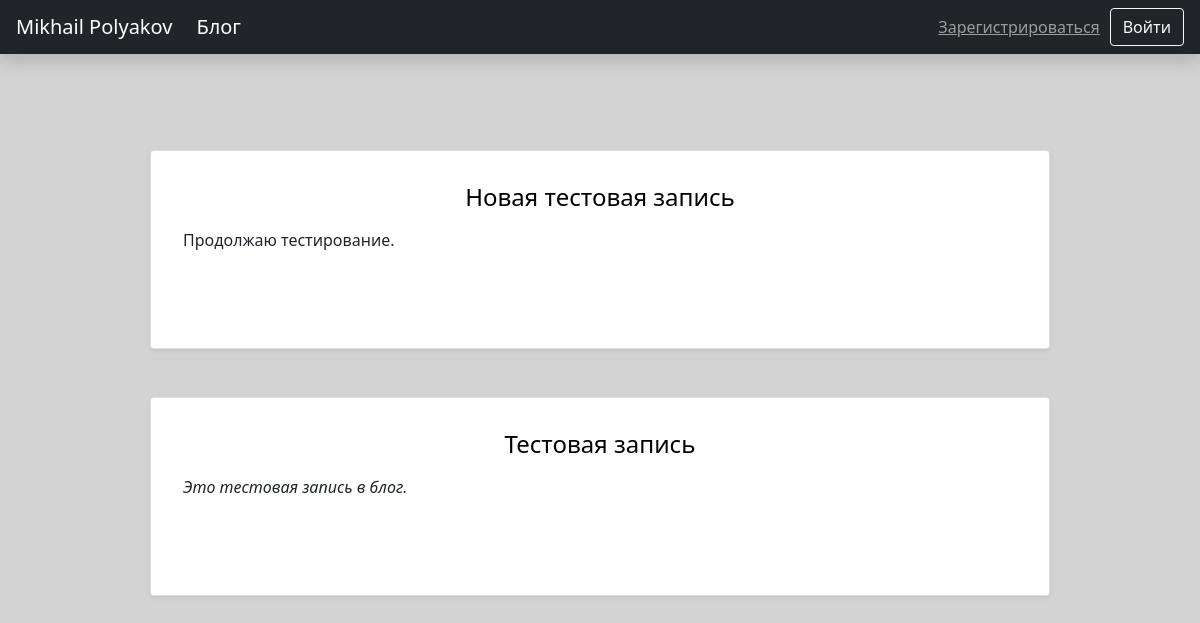
Page /blog/ on the earlier database version.
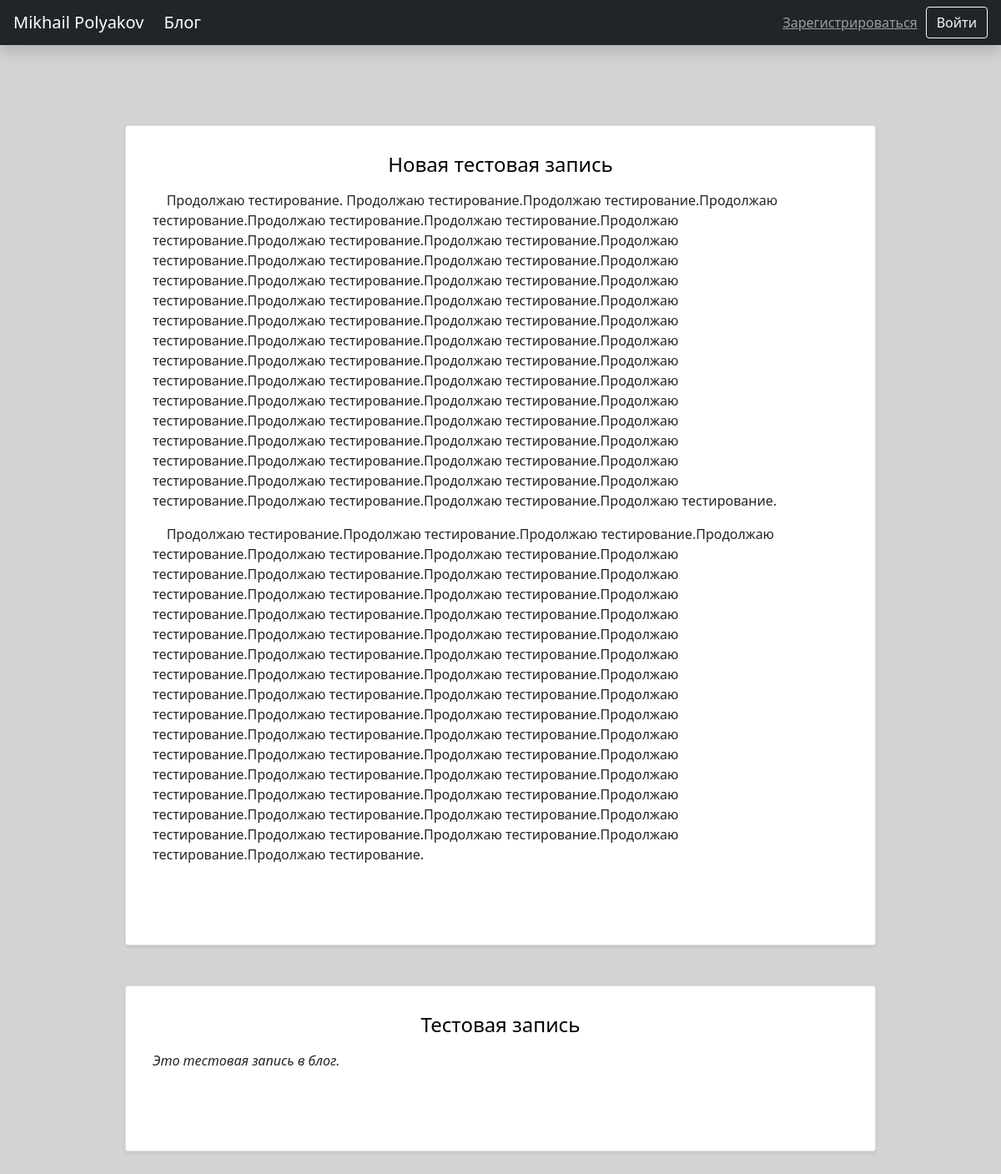
Same page on the later database version.
### blog/models.py (models this page shows, shortened)
class Article(models.Model):
    title = models.CharField('Заголовок', max_length=100, unique=True)
    description = models.CharField("Описание", max_length=200, blank=True)
    content = models.TextField('Содержание')
    published = models.DateField('Дата публикации', default=now)
    modified = models.DateField('Дата последнего изменения', auto_now=True)
    slug = models.SlugField('Ссылка', unique=True)
    series = models.ManyToManyField(Series, blank=True)
    image = models.ImageField("Картинка", upload_to='blog/articles/', blank=True)
    visible = models.BooleanField("Опубликовано", default=True)
    author = models.ForeignKey(User, null=True, blank=True, on_delete=models.SET_NULL)
    class Meta:
        ordering = ['-published']
        verbose_name_plural = "Статьи"

### blog/views.py (the view)
# urls.py: path("", views.blog, name="blog"),
def blog(request):
    content = Article.objects.filter(visible=True)
    paginator = Paginator(content, 5)
    page_number = request.GET.get('page')
    page_obj = paginator.get_page(page_number)
    return render(request,
                  'blog/index.html',
                  {'page_obj': page_obj})

### templates/blog/index.html (shortened to what this page needs)
{% include "base.html" %}
{% block content %}
    {% for article in page_obj %}
        <div class="card shadow-sm p-3 mb-5 bg-white rounded center d-flex w-75">
            <div class="card-body" >
                <h4 class="card-title" style="margin: 0 auto; text-align:center">
                    <a href="{{ article.slug }}" style="color: black; text-decoration: none;">{{article.title}}</a>
                </h4>
                {% if article.content|wordcount > 200 %}
                <p class="card-text">{{article.content|safe|truncatewords:200|linebreaks}}
                    <a href="{{ article.slug }}">Читать дальше</a>
                </p>
                {% else %}
                <p class="card-text">{{article.content|safe}}</p>
                {% endif %}
            </div>
            <br><br>
            </div>
    {% endfor %}
{% endblock %}

### templates/base.html (shortened to what this page needs)
<!DOCTYPE html>
<html lang="ru">
{% load static %}
{% include "bootstrap.html" %}
  <head>
    <nav class="navbar navbar-expand-lg navbar-dark bg-dark shadow p-1 mb-5 bg-dark">
      <div class="container-fluid">
        <a class="navbar-brand">Mikhail Polyakov</a>
        <div class="collapse navbar-collapse" id="navbarNavDropdown">
          <ul class="navbar-nav me-auto mb-2 mb-lg-0">
            <li class="nav-item">
              {% if "blog" in request.path %}
                <a class="nav-link lead active" aria-current="page" href="{% url 'blog:blog' %}">Блог</a>
              {% else %}
                <a class="nav-link lead" aria-current="page" href="{% url 'blog:blog' %}">Блог</a>
              {% endif %}
            </li>
          </ul>
        </div>
        {% if user.is_authenticated %}
          <span class="navbar-text text-nowrap" style="margin-right:10px">
            <small>Вы вошли как {{ user.get_username }}</small>
          </span>
          <a href='/accounts/logout/' class="btn btn-outline-light" role="button">Выйти</a>
        {% else %}
          <a href='/accounts/signup/' class="navbar-text text-nowrap" style="margin-right:10px">Зарегистрироваться</a>
          <a href='/accounts/login/' class="btn btn-outline-light" role="button">Войти</a>
        {% endif %}
      </div>
    </nav>
  </head>
</html>

### templates/bootstrap.html (shortened to what this page needs)
<link href="https://cdn.jsdelivr.net/npm/bootstrap@5.0.0-beta1/dist/css/bootstrap.min.css" rel="stylesheet">

### templates/base.html (style rules this page uses)
.navbar-dark .navbar-nav .nav-link { color: lightgrey; }
.center { margin-left: auto; margin-right: auto; }

Differences in the rows shown:
changed Article "Новая тестовая запись": content "Продолжаю тестирование." → "Продолжаю тестирование. Продолжаю тестирование.Продолжаю тестирование.Продолжаю тестирование.Продолжаю тестирование.Продолжаю тестирование.Продолжаю тестирование.Продолжаю тестирование.Продолжаю тестирование.Продолжаю тестирование.Продолжаю тестирование.Продолжаю тестирование.Продолжаю тестирование.Продолжаю тестирование.Продолжаю тестирование.Продолжаю тестирование.Продолжаю тестирование.Продолжаю тестирование.Продолжаю тестирование.Продолжаю тестирование.Продолжаю тестирование.Продолжаю тестирование.Продолжаю тестирование.Продолжаю тестирование.Продолжаю тестирование.Продолжаю тестирование.Продолжаю тестирование.Продолжаю тестирование.Продолжаю тестирование.Продолжаю…"
